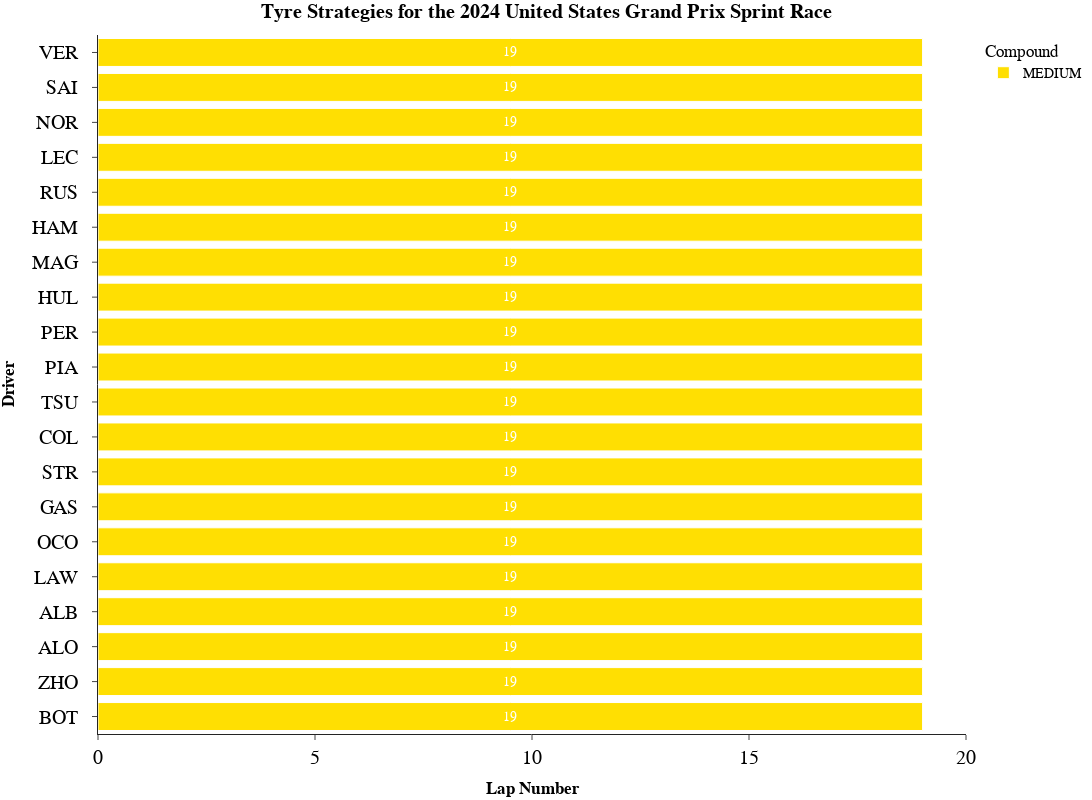

The notebook cell this image was saved under:
### Code cell
fig=px.bar(
    stint_with_pos,
    y="Driver",
    x='StintLength',
    text="StintLength",
    orientation='h',
    barmode='stack',
    color='Compound',
    template="simple_white",
    title="<b>Tyre Strategies for the {} {} Sprint Race</b>".format(year,gp),
    height=800, width=1200,
    hover_data=["Position"],
    color_discrete_map={
                 "SOFT": "#F91536",
                 "MEDIUM": "#ffdf00 ",
                 "HARD":"#c8c8c8 ",
                 "INTERMEDIATE":"#009E60 ",
                 "WET":"#3671C6"
    }
)
fig.update_layout(
    yaxis = dict(tickfont = dict(size=20)),
    xaxis = dict(tickfont = dict(size=20)),
    xaxis_title="<b>Lap Number</b>",
    yaxis_title="<b>Driver</b>",
    title_x=0.5,
    font=dict(
        family="PT Sans Narrow",
        size=14,
        color="Black"
    ),
    title_font_family="PT Sans Narrow"
)

fig.update_layout(yaxis={'categoryorder':'total descending'},    
        hoverlabel=dict(
        bgcolor="Black",
        font_size=16,
        font_family="PT Sans Narrow"
    ),
    margin=dict(l=5, r=5, t=35, b=5),
    )

fig['layout']['yaxis']['autorange'] = "reversed"

fig.update_traces(marker_line_width=1, marker_line_color="WHITE", opacity=0.99, insidetextanchor="middle",textfont_color="White")

fig.update_yaxes(ticksuffix = "  ")

fig.show()

### Figure 1 — Plotly figure (JSON) as saved in the notebook; plotly's stock layout.template omitted (floating-point values rounded to 4 significant figures)
{"data": [{"alignmentgroup": "True", "customdata": [[1], [2], [3], [4], [5], [6], [7], [8], [9], [10], [11], [12], [13], [14], [15], [16], [17], [18], [19], [20]], "hovertemplate": "Compound=MEDIUM<br>StintLength=%{text}<br>Driver=%{y}<br>Position=%{customdata[0]}<extra></extra>", "insidetextanchor": "middle", "legendgroup": "MEDIUM", "marker": {"color": "#ffdf00 ", "line": {"color": "WHITE", "width": 1}, "pattern": {"shape": ""}}, "name": "MEDIUM", "offsetgroup": "MEDIUM", "opacity": 0.99, "orientation": "h", "showlegend": true, "text": [19, 19, 19, 19, 19, 19, 19, 19, 19, 19, 19, 19, 19, 19, 19, 19, 19, 19, 19, 19], "textfont": {"color": "White"}, "textposition": "auto", "type": "bar", "x": [19, 19, 19, 19, 19, 19, 19, 19, 19, 19, 19, 19, 19, 19, 19, 19, 19, 19, 19, 19], "xaxis": "x", "y": ["VER", "SAI", "NOR", "LEC", "RUS", "HAM", "MAG", "HUL", "PER", "PIA", "TSU", "COL", "STR", "GAS", "OCO", "LAW", "ALB", "ALO", "ZHO", "BOT"], "yaxis": "y"}], "layout": {"barmode": "stack", "font": {"color": "Black", "family": "PT Sans Narrow", "size": 14}, "height": 800, "hoverlabel": {"bgcolor": "Black", "font": {"family": "PT Sans Narrow", "size": 16}}, "legend": {"title": {"text": "Compound"}, "tracegroupgap": 0}, "margin": {"b": 5, "l": 5, "r": 5, "t": 35}, "title": {"font": {"family": "PT Sans Narrow"}, "text": "<b>Tyre Strategies for the 2024 United States Grand Prix Sprint Race</b>", "x": 0.5}, "width": 1200, "xaxis": {"anchor": "y", "domain": [0, 1], "tickfont": {"size": 20}, "title": {"text": "<b>Lap Number</b>"}}, "yaxis": {"anchor": "x", "autorange": "reversed", "categoryorder": "total descending", "domain": [0, 1], "tickfont": {"size": 20}, "ticksuffix": "  ", "title": {"text": "<b>Driver</b>"}}}}
